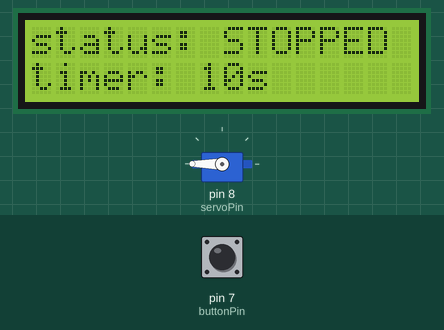
Bench run of a sketch on a simulated Arduino Uno, built with avr-gcc and run on an emulated ATmega328P. Shown: servo, 16×2 character LCD. The test bench sets the inputs (shaded band); at power-on: pin 7 (buttonPin) HIGH. What the sketch prints to the serial monitor is not drawn.

Above: at 1.2 s.
1.3 s: pin 7 (buttonPin) pulled LOW for 0.15 s
At 1.6 s:
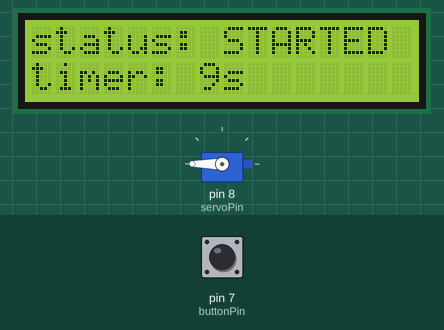
4.4 s: pin 7 (buttonPin) pulled LOW for 1 s
At 5.0 s:
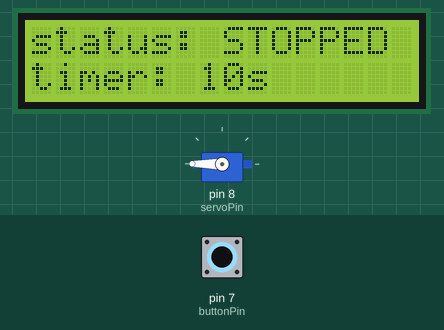
6.9 s: pin 7 (buttonPin) pulled LOW for 0.15 s
At 9.7 s:
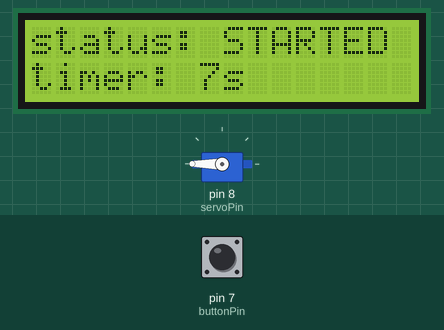
10.0 s: pin 7 (buttonPin) pulled LOW for 3.2 s
At 10.5 s:
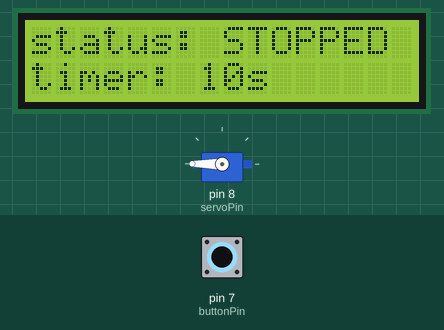
Timing chart, 0 to 13.0 s (numbered marks = the images above; inputs shaded):
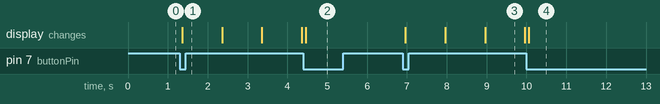

The sketch:

main.ino
```cpp
#include <LiquidCrystal.h>
#include <Servo.h>

const int rs = 12, en = 11, d4 = 5, d5 = 4, d6 = 3, d7 = 2;
LiquidCrystal lcd(rs, en, d4, d5, d6, d7);

const int buttonPin = 7;
int buttonState;
int lastButtonState = LOW;

int timer = 10;
unsigned long previousMillis = 0;

const int servoPin = 8;
Servo myServo;

unsigned long lastDebounceTime = 0;
unsigned long debounceDelay = 50;

const String STOPPED = "STOPPED", STARTED = "STARTED", PAUSED = "PAUSED";
String timerState = STOPPED;

void setup() {
  myServo.attach(servoPin);
  myServo.write(180);

  pinMode(buttonPin, INPUT_PULLUP);
  Serial.begin(9600);

  lcd.begin(16, 2);
  lcd.clear();
  lcd.setCursor(0, 0);
  lcd.print("status: ");
  lcd.print(timerState);
  lcd.setCursor(0, 1);
  lcd.print("timer: ");
  lcd.print(timer);
  lcd.print("s");
}

void loop() {
  checkButtons();
  updateTimer();
}

void checkButtons() {
  int reading = digitalRead(buttonPin);
  if (reading != lastButtonState) {
    lastDebounceTime = millis();
  }

  if ((millis() - lastDebounceTime) > debounceDelay) {
    if (reading != buttonState) {
      buttonState = reading;
      Serial.print("buttonState");
      Serial.println(buttonState);
      if (buttonState == LOW) {
        if (timerState == STOPPED) {
          resetTimer();
          timerState = STARTED;
          updateScreen();
        } else if (timerState == STARTED) {
          timerState = STOPPED;
          resetTimer();
          updateScreen();
        }
      }
    }
  }

  lastButtonState = reading;
}

void resetTimer() {
  timer = 10;
}

void updateTimer() {
  if (timerState == STARTED) {
    unsigned long currentMillis = millis();
    if (currentMillis - previousMillis >= 1000) {
      previousMillis = currentMillis;
      if (timer > 0) {
        timer = timer - 1;
        updateScreen();
      } else {
        myServo.write(158);
        delay(500);
        myServo.write(180);
        delay(1000);
        timerState = STOPPED;
        timer = 10;
        timerState = STARTED;
      }
    }
  }
}

void updateScreen() {
  lcd.clear();
  lcd.setCursor(0, 0);
  lcd.print("status: ");
  lcd.print(timerState);
  lcd.setCursor(0, 1);
  lcd.print("timer: ");
  lcd.print(timer);
  lcd.print("s");
}
```

Measured:
- after the input at 1.3 s, the display: changes after 0.06 s (image 1)
- after the input at 4.4 s, the display: changes after 0.06 s (image 2)
- after the input at 6.9 s, the display: first changes after 0.06 s (image 3 shows a later state)
- after the input at 10.0 s, the display: changes after 0.06 s (image 4)
- what the display in image 3 shows lasts 1.0 s, from 9.0 s to 10.0 s
